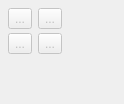
             <widget class="QWidget" name="piece_Page">
              <property name="geometry">
               <rect>
                <x>0</x>
                <y>0</y>
                <width>124</width>
                <height>104</height>
               </rect>
              </property>
              <property name="sizePolicy">
               <sizepolicy hsizetype="Preferred" vsizetype="Maximum">
                <horstretch>0</horstretch>
                <verstretch>0</verstretch>
               </sizepolicy>
              </property>
              <property name="toolTip">
               <string>Tools for adding pattern pieces.</string>
              </property>
              <attribute name="icon">
               <iconset resource="share/resources/toolicon.qrc">
                <normaloff>:/toolicon/32x32/patternpiece_toolbox.png</normaloff>:/toolicon/32x32/patternpiece_toolbox.png</iconset>
              </attribute>
              <attribute name="label">
               <string>Piece</string>
              </attribute>
              <attribute name="toolTip">
               <string>Add Details</string>
              </attribute>
              <layout class="QFormLayout" name="formLayout_14">
               <property name="verticalSpacing">
                <number>4</number>
               </property>
               <property name="leftMargin">
                <number>8</number>
               </property>
               <property name="topMargin">
                <number>8</number>
               </property>
               <property name="rightMargin">
                <number>8</number>
               </property>
               <property name="bottomMargin">
                <number>8</number>
               </property>
               <item row="0" column="0">
                <widget class="QToolButton" name="addPatternPiece_ToolButton">
                 <property name="enabled">
                  <bool>false</bool>
                 </property>
                 <property name="toolTip">
                  <string>Add New Pattern Piece (N, P)</string>
                 </property>
                 <property name="text">
                  <string notr="true">...</string>
                 </property>
                 <property name="icon">
                  <iconset resource="share/resources/toolicon.qrc">
                   <normaloff>:/toolicon/32x32/new_piece.png</normaloff>:/toolicon/32x32/new_piece.png</iconset>
                 </property>
                 <property name="iconSize">
                  <size>
                   <width>32</width>
                   <height>32</height>
                  </size>
                 </property>
                 <property name="checkable">
                  <bool>true</bool>
                 </property>
                </widget>
               </item>
               <item row="0" column="1">
                <widget class="QToolButton" name="anchorPoint_ToolButton">
                 <property name="enabled">
                  <bool>false</bool>
                 </property>
                 <property name="toolTip">
                  <string>Add Anchor Point (A, P)</string>
                 </property>
                 <property name="text">
                  <string notr="true">...</string>
                 </property>
                 <property name="icon">
                  <iconset resource="../../libs/vmisc/share/resources/icon.qrc">
                   <normaloff>:/icon/32x32/anchor_point.png</normaloff>:/icon/32x32/anchor_point.png</iconset>
                 </property>
                 <property name="iconSize">
                  <size>
                   <width>32</width>
                   <height>32</height>
                  </size>
                 </property>
                 <property name="checkable">
                  <bool>true</bool>
                 </property>
                </widget>
               </item>
               <item row="1" column="0">
                <widget class="QToolButton" name="insertNodes_ToolButton">
                 <property name="enabled">
                  <bool>false</bool>
                 </property>
                 <property name="toolTip">
                  <string>Insert Nodes (I, N)</string>
                 </property>
                 <property name="text">
                  <string notr="true">...</string>
                 </property>
                 <property name="icon">
                  <iconset resource="share/resources/toolicon.qrc">
                   <normaloff>:/toolicon/32x32/insert_nodes_icon.png</normaloff>:/toolicon/32x32/insert_nodes_icon.png</iconset>
                 </property>
                 <property name="iconSize">
                  <size>
                   <width>32</width>
                   <height>32</height>
                  </size>
                 </property>
                 <property name="checkable">
                  <bool>true</bool>
                 </property>
                </widget>
               </item>
               <item row="1" column="1">
                <widget class="QToolButton" name="internalPath_ToolButton">
                 <property name="enabled">
                  <bool>false</bool>
                 </property>
                 <property name="toolTip">
                  <string>Add Internal Path (I, P)</string>
                 </property>
                 <property name="text">
                  <string notr="true">...</string>
                 </property>
                 <property name="icon">
                  <iconset resource="share/resources/toolicon.qrc">
                   <normaloff>:/toolicon/32x32/path.png</normaloff>:/toolicon/32x32/path.png</iconset>
                 </property>
                 <property name="iconSize">
                  <size>
                   <width>32</width>
                   <height>32</height>
                  </size>
                 </property>
                 <property name="checkable">
                  <bool>true</bool>
                 </property>
                </widget>
               </item>
              </layout>
             </widget>
